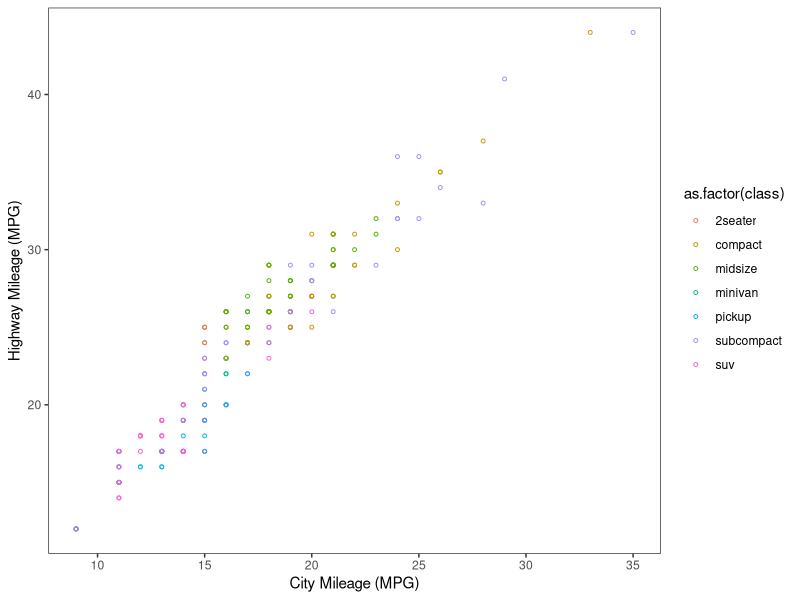
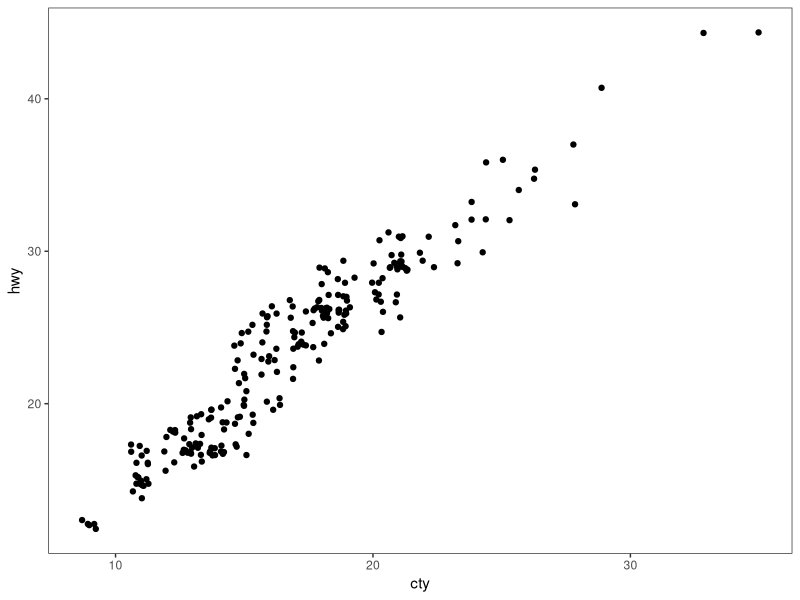
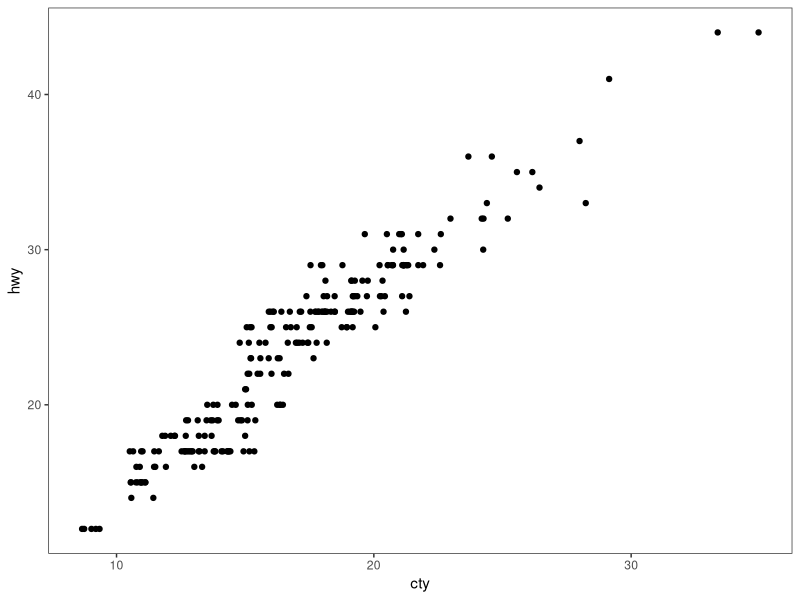
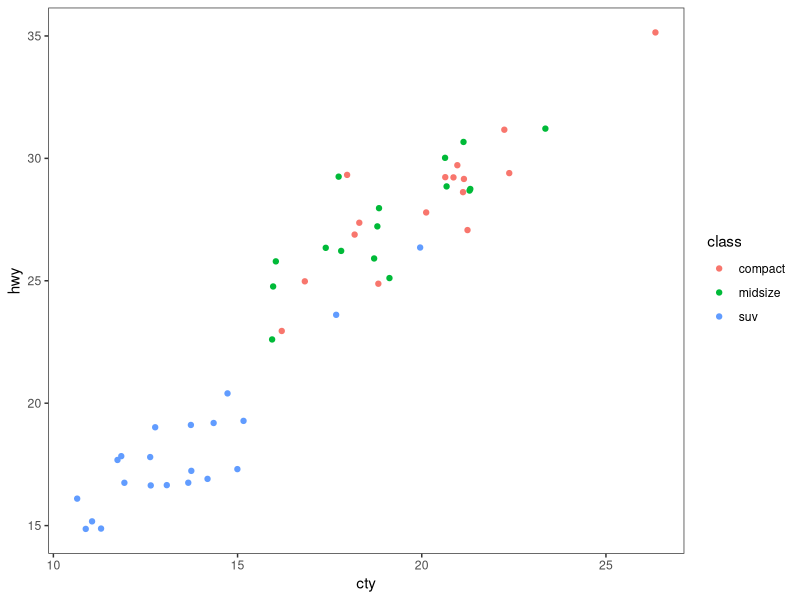
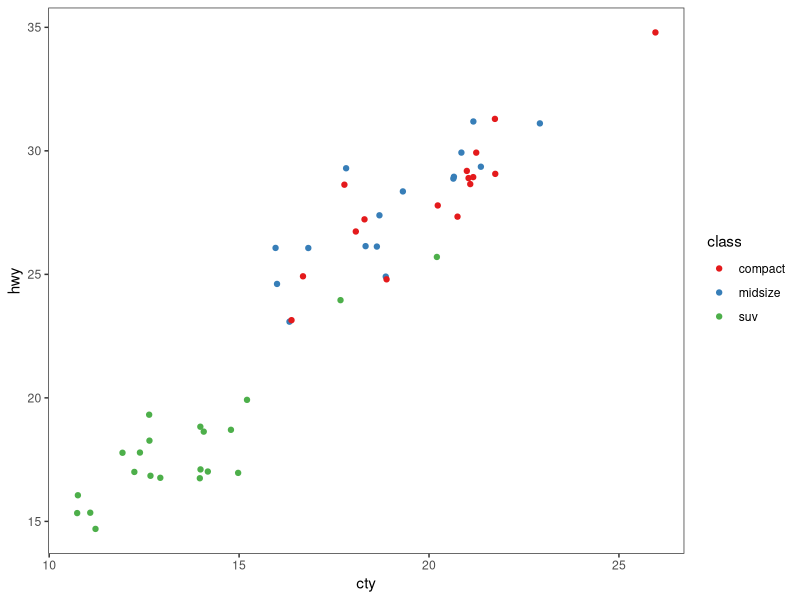
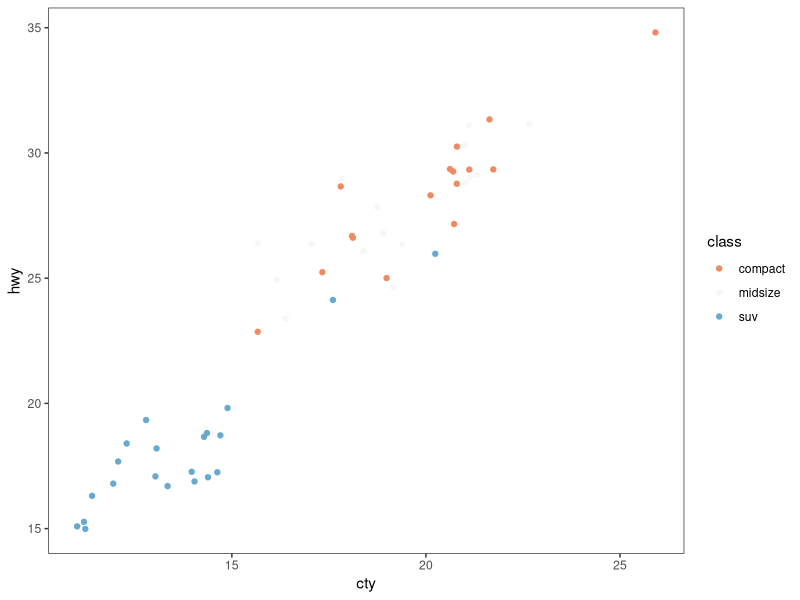
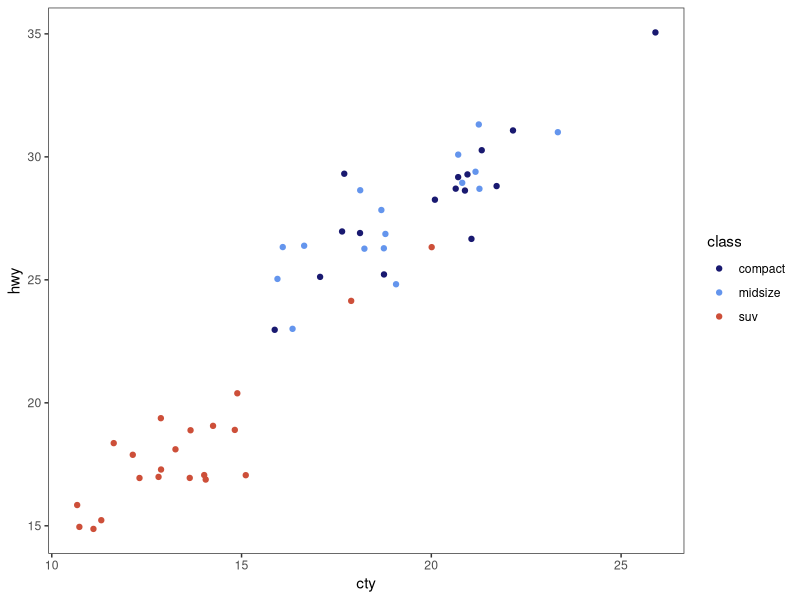
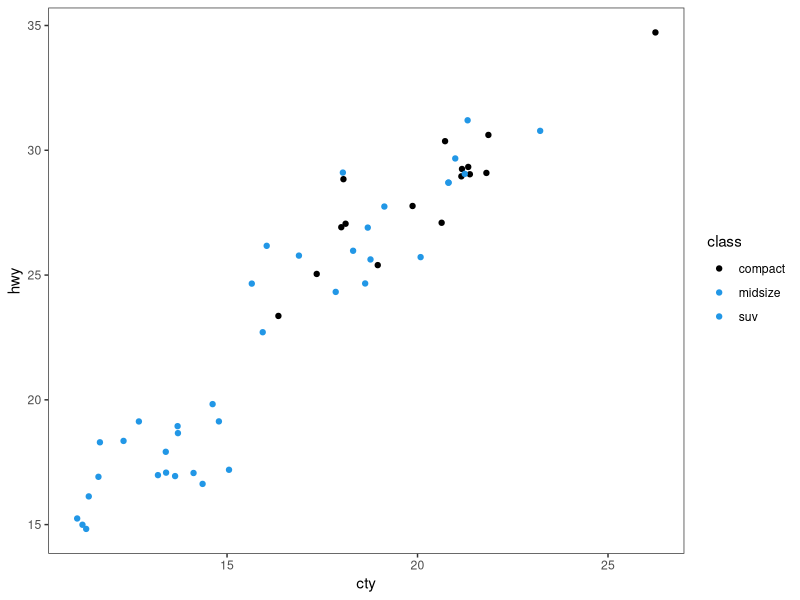

These figures' R source, in order: (Note: this script raises an error after producing the figures.)
# ---------------------------------------------------------- #
#### MODULE 3: Plot even more data!                       ####               
# ---------------------------------------------------------- #

## OBJECTIVE:
# 1. To develop a "grammar of graphics".
# 2. To become comfortable using ggplot2 for exploratory data visualization.


# ---------------------------------------------------------- #
#### SET UP:                                              ####
# ---------------------------------------------------------- #
# REMINDER: In RStudio, open the Rproject for our course (UNCG_DataWrangling), 
# pull any changes from GitHub, and navigate to the branch you created for 
# yourself (just a single branch for the whole semester) in RStudio's Git tab.
# Open this week's assignment in this new branch to complete and submit on GitHub.
# Ideally, you'll commit your answers a bit at a time as you work through
# this assignment, rather than committing all at once at the end.

# Reminder of some helpful resources for graphing in R:
# ggplot Cookbook: http://www.cookbook-r.com/Graphs/
# Official ggplot2 Book: https://ggplot2-book.org/
# Themes in ggplot2: https://ggplot2-book.org/polishing.html#themes

# In ggplot2, aesthetic means “something you can see”. Each aesthetic is a
# mapping between a visual cue and a variable.
# Examples include:
# position (i.e., on the x and y axes)
# color (“outside” color)
# fill (“inside” color)
# shape (of points)
# line type
# size

# Each type of geometric object (geom) accepts only a subset of all aesthetics.
# Refer to the geom help pages to see what mappings each geom accepts. Aesthetic
# mappings are set with the aes() function.

# TASK: We will be using the ggplot2 package for graphing. Fortunately, ggplot2 
# is nested within the tidyverse package (along with many others).
# Start by writing code to load the tidyverse library.
# HINT: see the end of assignment #1 if you forgot how to load a package.

library(tidyverse)
library(ggplot2)

# TASK: Write code below to set your theme to black and white and both your major
# AND minor gridlines to element_blank for all plots you'll be making today.
# HINT: Check back to last week's assignment section 1.9 for setting themes for
# all plots.

theme_set(theme_bw())
theme_update(
             panel.grid.major = element_blank(),
             panel.grid.minor = element_blank())



# ---------------------------------------------------------- #
#### 1.0 CORRELATION                                      ####
# ---------------------------------------------------------- #

# We learned how to make correlations last week, but it never hurts to get
# more practice! Let's start by using a data set built into ggplot2.
# The mpg dataset looks at the gas efficiency of different cars. Run the following
# code to load the data:
data(mpg, package = "ggplot2")

# TASK: Create a scatterplot (i.e., a dot plot) to relate city and highway mileage.
# Color the points by the class of car (class column) and label the x and y axis 
# to be more informative (City Mileage (MPG) vs Highway Mileage (MPG)).
# HINT: Refer back to last week's assignment or the ggplot help resources if you 
# forget how to make a scatterplot.

ggplot(mpg, aes(x = cty, y = hwy, color=as.factor(class))) + 
  geom_point(size=1, shape=1) +
  xlab("City Mileage (MPG)") + 
  ylab("Highway Mileage (MPG)")


# Looks alright, but the graph may be hiding some information...
# QUESTION: How many data points are in the mpg dataframe?

#234

# QUESTION: Approximately how many dots are in the graph you just made? How does
# that compare to the number of observations in the dataframe?

#76

# Try another correlation-focused geom that addresses this problem by running
# the following code:
ggplot(data=mpg, aes(x=cty, y=hwy)) + 
  geom_jitter()


# QUESTION: What happened when you created the plot with geom_jitter?

#We gained a lot of points.

# QUESTION: Run the code to create a plot using geom_jitter a second time. Then run it
# again and again. What happens each time? Why is this happening?

#The points appear to move. geom_jitter is adding small amounts of random movement.


# TASK: The default in geom_jitter is to jitter (or slightly move) the points away
# from each other in both the x and y directions. Check the help file for geom_jitter
# and write code below to make a graph where you jitter points in only the x-dimension
# by 0.5.

?geom_jitter

ggplot(data=mpg, aes(x=cty, y=hwy)) + 
  geom_jitter(width = 0.5, height = 0)

# ---------------------------------------------------------- #
#### 1.1 DETOUR! COLORS, COLORS, COLORS                   ####
# ---------------------------------------------------------- #

# Our world is so colorful, and our graphs can be too! But we want to be mindful
# of our color choices to not only be beautiful, but also informative and accessible.

# TASK: Create a new dataframe that filters our mpg data down to only information
# for car classes compact, midsize, and suv using an %in% statement. Name your 
# new dataframe mpgSubset.
# HINT: Refer back to the Transform assignment if you want help with %in% (or 
# try googling!)

?select
?mutate
?filter

mpgSubset <- select(mpg , "manufacturer",  "model", "displ", "year", "cyl"         
                , "trans"     ,   "drv"       ,   "cty"     ,     "hwy"    ,      "fl"          
                    , "class"       ) %>% filter(class == c("compact","suv", "midsize")) 



# ggplot has lots of nice (and some not so nice) built-in color palettes that we 
# can use to fill our bars with color. Try running the following code:
ggplot(data=mpgSubset, aes(x=cty, y=hwy, color=class)) +
  geom_jitter()

# The code above supplies us with ggplot's default color palette, which I find not
# so pleasing. Let's try to change this!

# We can add a statement specifying the scale of colors we would prefer. One way
# to do this is to use other pre-set palettes from ggplot. Run the code below to 
# ask ggplot to use the color brewer's palette called Set 1.
ggplot(data=mpgSubset, aes(x=cty, y=hwy, color=class)) +
  geom_jitter() +
  scale_color_brewer(palette="Set1")

# Alternatively, we could use the "RdBu" palette:
ggplot(data=mpgSubset, aes(x=cty, y=hwy, color=class)) +
  geom_jitter() +
  scale_color_brewer(palette="RdBu")

# QUESTION: Investigate the color brewer's range of palettes at this website: 
# https://r-graph-gallery.com/38-rcolorbrewers-palettes.html
# What do you notice about the colors chosen from each of the palettes that we
# used above? (i.e., does it use the first three colors in the palette? The last
# three? Some other combination?)

#maybe the last ones? Hard to tell.

# We could also pick out EXACTLY which colors we want for our figure. 
# There are 4 main ways to specify colors in R:
### by name
### by number
### by Hex code
### with the rgb() function

# By Name: R allows you to call more than 600 colors by name! Run the following
# code to see a list:
colors()

# We can put in the colors we chose for each variable by adding the 
# scale_color_manual() function to our plot. Try it out by running the following
# code:
ggplot(data=mpgSubset, aes(x=cty, y=hwy, color=class)) +
  geom_jitter() +
  scale_color_manual(values=c('midnightblue', 'cornflowerblue', 'tomato3'))


# You can also chose colors by number, which are assigned in R.

# TASK: Copy and paste the code to make our scatterplot and replace the color names
# with three numbers of your choice (between 1 and 657). How does your new figure look?
# HINT: remember to remove the quotation marks when calling numbers.

ggplot(data=mpgSubset, aes(x=cty, y=hwy, color=class)) +
  geom_jitter() +
  scale_color_manual(values=c(1, 4, 20))

#Honestly, it looks not that great. Two of the colors seem very similar, at least to me.

# QUESTION: How do you think you could figure out which color name belongs to
# each color number?
# HINT: Try creating a dataframe from color() by passing it into the
# as.data.frame() function.




as.data.frame(colors())

#We get a list that lets us know which color is which.

# You can also chose colors by Hex code. A Hex color code is a 6-symbol code made
# of up to three 2-symbol elements (6 symbols in length all together). Each of 
# the 2-symbol elements represents a color value in the Red-Green-Blue (RGB) color
# scale from 0 to 255. Hex codes are written with a # in front of them. Let's try
# out calling our colors using hex code.
ggplot(data=mpgSubset, aes(x=cty, y=hwy, color=class)) +
  geom_jitter() +
  scale_color_manual(values=c('#191970', '#6495ED', '#FF6347'))

# There are two great things about hex codes. First, you can call ANY color you 
# want with a hex code. That is, you're not limited to the 657 colors that are
# in ggplot. By specifying the color by hex code, you can pick literally anything!

# TASK: Google the search term "color picker". This should bring up google's color
# picker (in addition to a billion other color picking websites). Use this color
# picker to generate the hex codes for three new colors of your choice. Then copy
# and paste the above code, replacing the hex codes with your color choices.

ggplot(data=mpgSubset, aes(x=cty, y=hwy, color=class)) +
  geom_jitter() +
  scale_color_manual(values=c('#46defc', '#4683fc', '#46fcbf'))

# The second great thing about hex codes is that you can control the transparency
# of your colors. Transparency is set in a hex code by adding two extra symbols
# to the end, which together make up the "alpha" element. Adding 00 to the end 
# of your hex code will make your color completely transparent, while adding FF 
# to the end will make it completely opaque. Any number/letters in-between will 
# result in partial transparency. You can find a complete list of transparencies
# between 0-100% here: https://gist.github.com/lopspower/03fb1cc0ac9f32ef38f4

# TASK: Try out transparency by copying and pasting your graph code below and
# adding the alpha element to the end of each of your hex codes to make your
# first color 0% transparent, your second color 50% transparent, and your third
# color 100% transparent.

ggplot(data=mpgSubset, aes(x=cty, y=hwy, color=class)) +
  geom_jitter() +
  scale_color_manual(values=c('#46defc00', '#4683fc80', '#46fcbfFF'))

# QUESTION: What happened to the point that you set to 100% transparent?

#Disappeared

# Finally, we can set our colors using the rgb() function. This operates very
# similarly to the hex code, where you can pick exactly the color and transparency
# you want. Try it out by running the following code:
ggplot(data=mpgSubset, aes(x=cty, y=hwy, color=class)) +
  geom_jitter() +
  scale_color_manual(values=c(rgb(.10, .10, .44, 0.5), rgb(.39, .58, .93, 0.5), rgb(1.0, .39, .28, 0.5)))

# TASK: Modify the above code to make all of your points 50% transparent.

# There are so many inventive and artistic people in the world who have expanded
# the offerings for colors in ggplot. Check out some notable ones listed below
# when choosing colors for this assignment.
### Color-blind friendly palettes: https://github.com/JLSteenwyk/ggpubfigs
### Color palettes from vintage National Parks posters: https://github.com/katiejolly/nationalparkcolors
### Color palettes based on Wes Anderson movies: https://github.com/karthik/wesanderson
### Color palettes from famous Dutch paintings: https://github.com/EdwinTh/dutchmasters


# ---------------------------------------------------------- #
#### 1.2 DETOUR! LEGENDS                                  ####
# ---------------------------------------------------------- #

# When you specify colors in your ggplot code, R throws in a bonus legend for free!
# However, this legend is often not as clear or visually appealing as we might 
# prefer. But as with all geometric objects in ggplot, legends can be easily altered.

# Run the following code to create a scatter plot. Feel free to modify the colors
# as you prefer!
ggplot(data=mpgSubset, aes(x=cty, y=hwy, color=class)) +
  geom_jitter()

# QUESTION: Where did ggplot get the legend title and values from?

#From the mpgSubset dataframe. 

# We could change the title and values in our legend by altering the dataframe
# we are passing into ggplot. But that seems a bit drastic. Instead, we can 
# lean on the same code that specifies our color picks to alter the legend text.
# Try it out by running the following code:
ggplot(data=mpgSubset, aes(x=cty, y=hwy, color=class)) + 
  geom_jitter() + 
  scale_color_manual(values=c('#FCBA03', '#380754', '#496916'), #uses parts of the dataframe to create aestetic maps
                     name='Class of Car',  #Setting title name
                     breaks=c('suv', 'midsize', 'compact'), #Sets the order of the legend
                     labels=c('SUV', 'Midsize', 'Compact')) #Sets the order o the labels

?scale_color_manual

# TASK: Label each line of the code above with what it is doing.
# HINT: Check the scale_color_manual help file or ggplot Cookbook for more info.


# IMPORTANT: It is important to pay attention to the order you provide ggplot with 
# your color choices and legend labels! Try running the following code:
ggplot(data=mpgSubset, aes(x=cty, y=hwy, color=class)) + 
  geom_jitter() + 
  scale_color_manual(values=c('#FCBA03', '#380754', '#496916'), 
                     name='Class of Car', 
                     breaks=c('suv', 'midsize', 'compact'), 
                     labels=c('Compact', 'SUV', 'Midsize')) 


# QUESTION: What is wrong with the code above? Why is it so important to be
# careful with the order you pass information into ggplot?

#The breaks and labels are out of order meaning that dots will be mislabeled.

# While changing the legend text and factor order takes place in the scale_color_manual
# step, moving the legend around on the graph page is part of the graph theme. We
# can try this out using the code below:
ggplot(data=mpgSubset, aes(x=cty, y=hwy, color=class)) + 
  geom_jitter() + 
  theme(legend.position='top')


# TASK: Modify the code above to have the legend display along the bottom of
# the figure.

ggplot(data=mpgSubset, aes(x=cty, y=hwy, color=class)) + 
  geom_jitter() + 
  theme(legend.position='bottom')

# We can also have the legend located within the area of the graph itself! We can 
# do this by specifying the coordinates for where the legend should go within the
# graph axes. First we set the legend position and then we set the anchoring 
# position by justifying the legend.
### bottom left: 0,0
### bottom right: 1,0
### top left: 0,1
### top right: 1,1

# Try it out by running the following code:
ggplot(data=mpgSubset, aes(x=cty, y=hwy, color=class)) + 
  geom_jitter() + 
  theme(legend.position=c(1,0), legend.justification=c(1,0))

# QUESTION: What happens if you don't include the code for legend justification
# above?

#The legend ends up in weird positon, covering part of the graph.


# TASK: Copy and paste the code from above. Modify it to place the legend in the
# upper left part of the graph.

ggplot(data=mpgSubset, aes(x=cty, y=hwy, color=class)) + 
  geom_jitter() + 
  theme(legend.position=c(0.1,1), legend.justification=c(0,1.1))

# Finally, we might want to remove the legend altogether! We would do so by
# modifying the theme as well. 

# TASK: Check the ggplot cookbook to find the legends section. Read what it says 
# about removing the legend. Then copy and paste the graph code from above. Modify
# the code to remove the legend.

ggplot(data=mpgSubset, aes(x=cty, y=hwy, color=class)) + 
  geom_jitter() + 
  theme(legend.position=c(1,0), legend.justification=c(1,0)) + theme(legend.position="none")

# ---------------------------------------------------------- #
#### 2.0 DEVIATION                                        ####
# ---------------------------------------------------------- #

# Used to compare variation in values between small number of items (or categories) 
# with respect to a fixed reference.

# Whether the graphical type is a deviation graph or a composition graph (or a 
# ranking graph) may depend on the underlying data structure.

# We used geom_bar() last week with factor data to create a bar graph. But
# geom_bar() is a bit tricky because it can make EITHER a bar graph or a histogram
# depending on the data you give it. The default of geom_bar() is to set stat to 
# count so if you give it just a continuous x value, it will make a histogram. Try
# it with the following code:
ggplot(data=mpg, aes(x=hwy)) + 
  geom_bar()

# In order to have the geom create bars and not a histogram, you must:
# 1) Set stat = identity
# 2) Provide both an x and a y inside the aes(), where x is either a character 
# or factor and y is numeric.

# TASK: Create a dataframe of summary statistics for the mpg data, calculating the
# mean, standard deviation, and standard error for highway mpg grouping by class.
# Name the resulting dataframe highwayMPG and your new variables hwy_mean, hwy_sd,
# and hwy_se.
# HINT: Look back at the Transform assignment if you forget how to summarize the
# data. Also recall, standard error = 1.96*standard deviation.

highwayMPG <- group_by(mpg, class) %>% summarise(hwy_mean = mean(hwy, na.rm= T), hwy_sd = sd(hwy, na.rm = T)) %>% 
  mutate(hwy_se = 1.96*hwy_sd) %>% 
  ungroup()

# TASK: Create a bar graph showing the average highway MPG on the y-axis and 
# car class on the x-axis. Fill the bars by class. Add in error bar caps that are 20%
# the width pf the bars.
# HINT: Don't forget to change stat from the default in your geom_bar() statement!

ggplot(highwayMPG, aes(x = hwy_mean, y = class, fill = class)) + 
  geom_bar(stat='identity') +
  geom_errorbar(aes(xmin=hwy_mean-hwy_se, 
                    xmax=hwy_mean+hwy_se, 
                    width=0.2))  

# ---------------------------------------------------------- #
#### 2.1 DETOUR! COLORS AND LEGENDS, AGAIN                ####
# ---------------------------------------------------------- #

# Recall that some geometric elements require fills instead of (or sometimes in
# addition to) colors.

# TASK: Create a bar graph with the mpg summary stats with the following parameters:
# (1) Black bar outline
# (2) Bars filled with the color brewer palette "Dark2" using the scale_fill_manual
#     statement
# (3) No legend
# (4) Informative x- and y-axis labels. 


ggplot(highwayMPG, aes(x = hwy_mean, y = class)) + 
  geom_bar(stat='identity', color = "black", aes(fill = class)) +
  scale_fill_brewer(palette = "Dark2") +
  geom_errorbar(aes(xmin=hwy_mean-hwy_se, 
                    xmax=hwy_mean+hwy_se,
                    width=0.2)) + 
  theme(legend.position="none") +
  xlab("Highway mean (MPG)") + 
  ylab("Class")



# HINT: Carefully consider whether your color and/or fill should go within an aes() 
# statement, the scale_fill_manual or scale_color_manual statements, or neither.
# If in doubt, try a bunch of ways until it looks how we want it. And consult 
# your helpful ggplot resources on the web.


# ---------------------------------------------------------- #
#### 2.2 DETOUR! AXIS MODIFICATIONS                       ####
# ---------------------------------------------------------- #

# Run the following code, feeling free to modify colors as you prefer:
ggplot(data=highwayMPG, aes(x=class, y=hwy_mean, fill=class)) +
  geom_bar(stat='identity') 

# QUESTION: Where is ggplot getting the x-axis tick labels from?

#The class column of the highwayMPG dataset. 

# Often our tick labels are not the best. We can modify them to be more informative
# or visually appealing by directly modifying the dataframe, but again this feels
# a bit extreme. Instead, we can directly modify the scale of the axis. For axes
# that deal with categories, we are setting the discrete scale. Try it out by
# running the following code:
ggplot(data=highwayMPG, aes(x=class, y=hwy_mean, fill=class)) +
  geom_bar(stat='identity') +
  scale_x_discrete(labels=c('sport', 'compact', 'midsize', 'minivan', 'pickup', 'subcompact', 'SUV'))

# We can also change the scale of the continuous axes, including how large they are
# and where the tick marks fall as follows:
ggplot(data=highwayMPG, aes(x=class, y=hwy_mean, fill=class)) +
  geom_bar(stat='identity') +
  scale_y_continuous(breaks=seq(0, 50, 10)) +
  coord_cartesian(ylim=c(0,50))

# QUESTION: Try running the code above without the coord_cartesian() statement. 
# What is surprising about the resulting graph? Based on this result, what do you
# think the coord_cartesian() statement does?

ggplot(data=highwayMPG, aes(x=class, y=hwy_mean, fill=class)) +
  geom_bar(stat='identity') +
  scale_y_continuous(breaks=seq(0, 50, 10))

#The graph appears to have a different max for it's scale. I think the Cartesian coordinate
#system sets a coordinate system for the bar graph to be mapped in.


# We can also add a statement into the scale discrete or continuous statements
# to name our axes, rather than putting in a whole separate step of xlab() or ylab().
# Try it out with the following code:
ggplot(data=highwayMPG, aes(x=class, y=hwy_mean, fill=class)) +
  geom_bar(stat='identity') +
  scale_x_discrete(name='Class of Car') +
  scale_y_continuous(name='Mean Highway MPG')


# Finally, we can flip our axes easily in ggplot as follows:
ggplot(data=highwayMPG, aes(x=class, y=hwy_mean, fill=class)) +
  geom_bar(stat='identity') +
  coord_flip()


# TASK: Let's put it all together. Make a graph of the mpg summary stats with the
# following specifications:
# (1) color by class of car using a color scheme of your choice (not the default)
# (2) plot the class of car on the x-axis and the highway MPG on the y axis
# (3) include better names for the x- and y-axis titles
# (4) include better names for the car classes
# (5) set the scale of the highway mpg to run from 0 to 30 with breaks every 5 
# (6) flip your axes
# (7) remove the legend

ggplot(highwayMPG, aes(x = class, y = hwy_mean)) +
  geom_bar(stat='identity', color = "black", aes(fill = class)) +
  scale_fill_brewer(palette = "Dark2") +
  geom_errorbar(aes(ymin=hwy_mean-hwy_se, 
                    ymax=hwy_mean+hwy_se,
                    width=0.2)) + 
  coord_flip() +
  theme(legend.position="none") +
  ylab("Highway mean (MPG)") + 
  xlab("Class") +
  scale_x_discrete(labels=c('sport', 'compact', 'midsize', 'minivan', 'pickup', 'subcompact', 'SUV')) +
  scale_y_continuous(breaks=seq(0,50,5)) +
  coord_cartesian(ylim=c(0,30)) +
  theme(legend.position="none")



# ---------------------------------------------------------- #
#### 3.0 RANKING                                          ####
# ---------------------------------------------------------- #
# Used to compare the position or performance of multiple items with respect to 
# each other. Actual values matters somewhat less than the ranking.

# TASK: Create a dataframe of summary statistics for the mpg data, calculating the
# mean, standard deviation, and standard error for CITY mpg grouping by class.
# Name the resulting dataframe cityMPG and your new variables city_mean, city_sd,
# and city_se.
# HINT: Look back at the Transform assignment if you forget how to summarize the
# data. Also, standard error = 1.96*standard deviation.

cityMPG <- mpg %>% group_by(class) %>% summarize(city_mean = mean(cty), city_sd = sd(cty),city_se=1.96*city_sd)

# Now we want to plot our data in order from smallest to largest city MPG to get
# a ranking. To do so, we need to use the reorder() function to rearrange the data
# going into our x-axis.
ggplot(cityMPG, aes(x=reorder(class, city_mean), y=city_mean)) + 
  geom_bar(stat="identity")

# TASK: Recreate the above ranking figure to include the following:
# (1) class of car on the x-axis with informative axis and tick labels
# (2) MPG ordered from highest to lowest (hint: try google if you're unsure)
# (3) bars with dary grey outlines and filled by class with your favorite color scheme
# (4) error bars with end caps 30% the width of the bars
# (5) y-axis from 0 to 30 with tick marks every 5
# (6) no legend.

ggplot(cityMPG, aes(x = fct_reorder(class, city_mean, .desc = TRUE), y = city_mean, fill = class)) +
  geom_col(color = "darkgrey") +
  geom_errorbar(aes(ymin = city_mean - city_se, ymax = city_mean + city_se),
                width = 0.3, color = "darkgrey") +
  scale_y_continuous(limits = c(0, 30), breaks = seq(0, 30, 5)) +
  xlab("Car Class") +
  ylab("Mean City MPG") +
  theme_bw() +
  theme(legend.position = "none")



# ---------------------------------------------------------- #
#### 4.0 DISTRIBUTION                                     ####
# ---------------------------------------------------------- #
# When you have lots and lots of data points and want to study where and how the
# data points are distributed.

# Histograms can be accomplished with either geom_bar() or geom_histogram()
ggplot(mpg, aes(hwy)) + 
  geom_histogram()

# TASK: Recreate the graph above, but using geom_bar() instead

ggplot(mpg, aes(hwy)) + 
  geom_bar()


# TASK: Try making a histogram with the categorical variable 'manufacturer'.
# What error message do you get?


ggplot(mpg, aes(manufacturer)) + 
  geom_histogram()

#Error in `f()`:
# ! StatBin requires a continuous x variable: the x variable is discrete.Perhaps you want stat="count"?
#  Run `rlang::last_error()` to see where the error occurred.

# QUESTION: What happens when you follow the advice of the error message and 
# make stat='count'?
ggplot(mpg, aes(manufacturer)) + 
  geom_histogram(stat="count")

#A histogram appears, likely showing the count of the total occurrence of each given
#manufacturer in the manufacturer column. 

# TASK: Make a boxplot comparing the distribution of cty (city mileage) for
# each class of car.
# HINT: Look back to last week if you forget how to make a boxplot.

ggplot(mpg, aes(x = class, y = cty)) +
  geom_boxplot()

# We can also make a different type of distribution, a violin plot using the 
# geom_violin statement as follows:
ggplot(mpg, aes(x=class, y=cty)) + 
  geom_violin()

# QUESTION: What does a violin plot show? Check google if you're unsure.

#A violin plot shows the distribution of data. While it is somewhat similar to a
#boxplot, it shows more detail in regards to the way in which data is distributed. 

# ---------------------------------------------------------- #
#### 5.0 COMPOSITION                                      ####
# ---------------------------------------------------------- #
# Bar charts and pie charts are classic ways of showing composition of a dataset.

# TASK: Let's get some data for this task by determining the number of cars from 
# each car manufacturer in our mpg dataframe. We can do this as follows:
manufacturerFreq <- mpg %>% 
  group_by(manufacturer) %>% 
  summarize(frequency=length(manufacturer)) %>% 
  ungroup()

# TASK: Make a bar graph of the number of cars (frequency) by manufacturer using
# the dataframe we created above.

ggplot(manufacturerFreq, aes(x = manufacturer, y = frequency)) +
  geom_bar(stat = "identity")

# We can switch the bar chart you created above into a pie chart simply by changing
# the coordinate system through a series of steps as follows:

ggplot(manufacturerFreq, aes(x=manufacturer, y=frequency)) +
  geom_bar(stat="identity") +
  coord_polar()

ggplot(manufacturerFreq, aes(x=manufacturer, y=frequency, fill=manufacturer)) +
  geom_bar(stat="identity") +
  coord_polar()

ggplot(manufacturerFreq, aes(x="", y=frequency, fill=manufacturer)) +
  geom_bar(stat="identity", width=1) +
  coord_polar()

ggplot(manufacturerFreq, aes(x="", y=frequency, fill=manufacturer)) +
  geom_bar(stat="identity", width=1) +
  coord_polar(theta="y")

ggplot(manufacturerFreq, aes(x="", y=frequency, fill=manufacturer)) +
  geom_bar(stat="identity", width=1) +
  coord_polar(theta="y", start=0) +
  theme_void() +
  theme(legend.title = element_text(size = 12.5), 
        legend.text  = element_text(size = 8.5),
        legend.key.size = unit(.75, "lines"))

# TASK: Annotate the code below to describe what each line does:
ggplot(manufacturerFreq, aes(x="", y=frequency, fill=manufacturer)) +
#Creates a pie chart using y to divide the slices and the fill being set to
#manufacturer. 
  geom_bar(stat="identity", width=1) +
#Sets with of bars and uses the real values of frequency. 
  coord_polar(theta="y", start=0) +
#Establishes a polar coordinate system. Makes the chart round.
  theme_void() +
#Sets theme to void.
  theme(legend.title = element_text(size = 12.5), 
        legend.text  = element_text(size = 8.5),
        legend.key.size = unit(.75, "lines"))
#Customizes the legend by changing various text and legend sizes. 


# ---------------------------------------------------------- #
#### 6.0 CHANGE                                           ####
# ---------------------------------------------------------- #

# Time series are often best visualized with line graphs. Let's try this out
# with some new data:
data("economics")

# TASK: Use the economics dataset to plot the number of people who are unemployed
# over time (unemploy vs date). Make a scatterplot, then connect the points with 
# lines using geom_line().
# HINT: use ?economics to get more information about this dataset.

?economics

ggplot(economics, aes(x = date, y = unemploy)) +
  geom_point() + 
  geom_line()



# ---------------------------------------------------------- #
#### GROUPS AND MAPS                                      ####
# ---------------------------------------------------------- #

# Let's save these for group project options, this assignment is really long!








# REMEMBER: Save and push your script when you're done with this assignment!
